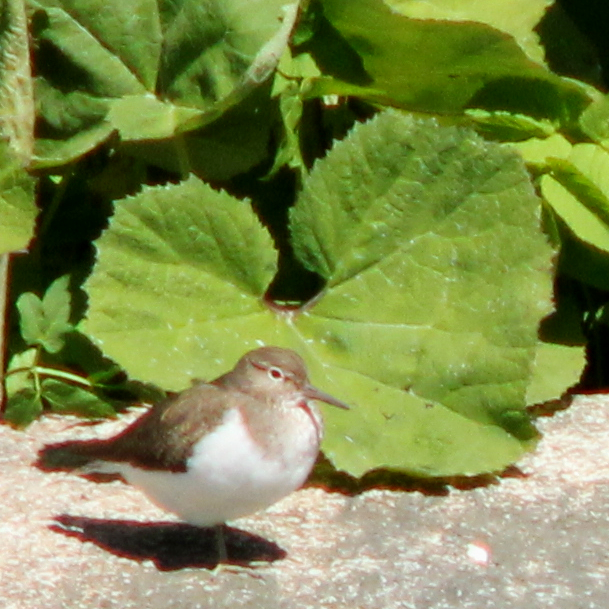
#> input picture bird.jpg, 609 x 609 px
$ python open_cv_denoising_github.py
#> lines starting #> are read from the running program, lines starting #| are printed output that depends on the picture
import cv2
import os
import numpy as np
import tkinter as tk


class DenoiseImage:
    def __init__(self, image_path: str, folder_name: str = "denoise_results"):
        """
        Initialize with an image path and create output folder.
        Load the image in color and get screen size for display.
        """
#> called with image_path = 'bird.jpg', folder_name = 'denoise_results'
        self.image = cv2.imread(image_path, cv2.IMREAD_COLOR)
#> self.image is the input picture: shape (609, 609, 3); mean B, G, R 76.8, 139.9, 126.5
        self.folder_name = folder_name
        os.makedirs(self.folder_name, exist_ok=True)

        if self.image is None:
            raise FileNotFoundError(f"❌ Image not found at {image_path}")

        # Get screen size
        root = tk.Tk()
        root.withdraw()
        self.screen_w = root.winfo_screenwidth()
        self.screen_h = root.winfo_screenheight()

    def _resize_with_padding(self, img:np.ndarray, target_size:tuple[int,int]):
        """
        Resize image keeping aspect ratio and add black padding to fit target size.
        """
#> called with target_size = (960, 1080)
        h, w = img.shape[:2]
#> h = 609; w = 609
        target_w, target_h = target_size

        scale = min(target_w / w, target_h / h)
#> scale = 1.58
        new_w, new_h = int(w * scale), int(h * scale)
#> new_w = 960; new_h = 960
        resized = cv2.resize(img, (new_w, new_h), interpolation=cv2.INTER_AREA)

        top = (target_h - new_h) // 2
#> top = 60
        bottom = target_h - new_h - top
#> bottom = 60
        left = (target_w - new_w) // 2
#> left = 0
        right = target_w - new_w - left
#> right = 0

        padded = cv2.copyMakeBorder(
            resized, top, bottom, left, right,
            cv2.BORDER_CONSTANT, value=(0, 0, 0)
        )
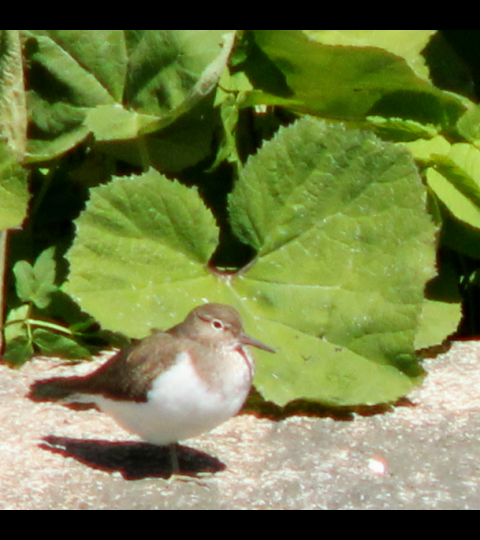
#> padded: shape (1080, 960, 3) (shown at 1/2 size); mean B, G, R 68.2, 124.3, 112.4
        return padded

    def apply_denoise(self, h:int=8, hColor:int=8, templateWindowSize:int=7, searchWindowSize:int=15):
        """
        Apply Non-Local Means denoising and save result.
        """
        denoised = cv2.fastNlMeansDenoisingColored(
            self.image, None, h, hColor, templateWindowSize, searchWindowSize
        )
        path = f"{self.folder_name}/denoised.png"
        cv2.imwrite(path, denoised)
        print(f"✅ Denoised image saved as {path}")
        return denoised

    def show_comparison(self, denoised:np.ndarray, win_name:str="Original vs Denoised"):
        """
        Show Original and Denoised images side by side in full screen.
        """
        target_w = self.screen_w // 2
        target_h = self.screen_h

        original_resized = self._resize_with_padding(self.image, (target_w, target_h))
        denoised_resized = self._resize_with_padding(denoised, (target_w, target_h))

        combined = np.hstack((original_resized, denoised_resized))
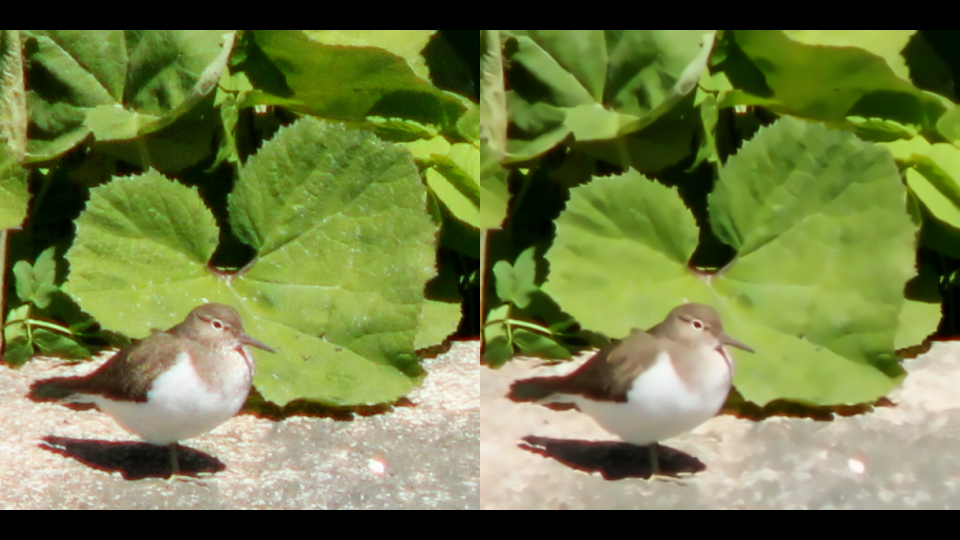
#> combined: shape (1080, 1920, 3) (shown at 1/2 size); mean B, G, R 67.8, 124.1, 112.3

        cv2.namedWindow(win_name, cv2.WINDOW_NORMAL)
        cv2.setWindowProperty(win_name, cv2.WND_PROP_FULLSCREEN, cv2.WINDOW_FULLSCREEN)
        cv2.imshow(win_name, combined)
        cv2.waitKey(0)
        cv2.destroyAllWindows()

    def explain_denoising(self):

        print("Image Denoising with OpenCV:")
        print("- Uses Non-Local Means denoising algorithm.")
        print("- Removes noise while preserving edges and details.")
        print("- Parameters control filter strength and neighborhood sizes.")


def main():
    image_path = "bird.jpg"
    folder_name = "denoise_results"

    dn = DenoiseImage(image_path, folder_name)

    # Apply denoising
    denoised_img = dn.apply_denoise()

    # Show full screen comparison
    dn.show_comparison(denoised_img)

    # Explain process
    dn.explain_denoising()


if __name__ == "__main__":
    main()
